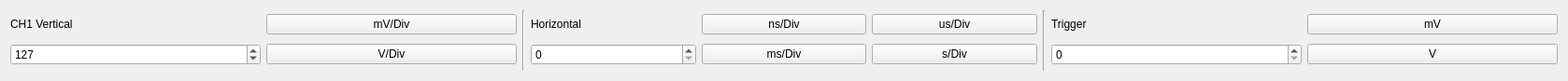
       <widget class="QWidget" name="scrollAreaWidgetContents_3">
        <property name="geometry">
         <rect>
          <x>0</x>
          <y>0</y>
          <width>1678</width>
          <height>87</height>
         </rect>
        </property>
        <layout class="QHBoxLayout" name="horizontalLayout_6">
         <item>
          <layout class="QGridLayout" name="gridLayout_2">
           <item row="1" column="0">
            <widget class="QSpinBox" name="spinBox_ch1_vertical">
             <property name="minimum">
              <number>0</number>
             </property>
             <property name="maximum">
              <number>511</number>
             </property>
             <property name="value">
              <number>127</number>
             </property>
            </widget>
           </item>
           <item row="0" column="0">
            <widget class="QLabel" name="label_13">
             <property name="text">
              <string>CH1 Vertical</string>
             </property>
            </widget>
           </item>
           <item row="0" column="1">
            <widget class="QPushButton" name="pushButton_7">
             <property name="text">
              <string>mV/Div</string>
             </property>
            </widget>
           </item>
           <item row="1" column="1">
            <widget class="QPushButton" name="pushButton_10">
             <property name="text">
              <string>V/Div</string>
             </property>
            </widget>
           </item>
          </layout>
         </item>
         <item>
          <widget class="Line" name="line_10">
           <property name="orientation">
            <enum>Qt::Vertical</enum>
           </property>
          </widget>
         </item>
         <item>
          <layout class="QGridLayout" name="gridLayout_5">
           <item row="0" column="1">
            <widget class="QPushButton" name="pushButton_15">
             <property name="text">
              <string>ns/Div</string>
             </property>
            </widget>
           </item>
           <item row="0" column="0">
            <widget class="QLabel" name="label_15">
             <property name="text">
              <string>Horizontal</string>
             </property>
            </widget>
           </item>
           <item row="1" column="0">
            <widget class="QSpinBox" name="spinBox_5"/>
           </item>
           <item row="0" column="2">
            <widget class="QPushButton" name="pushButton_14">
             <property name="text">
              <string>us/Div</string>
             </property>
            </widget>
           </item>
           <item row="1" column="1">
            <widget class="QPushButton" name="pushButton_9">
             <property name="text">
              <string>ms/Div</string>
             </property>
            </widget>
           </item>
           <item row="1" column="2">
            <widget class="QPushButton" name="pushButton_16">
             <property name="text">
              <string>s/Div</string>
             </property>
            </widget>
           </item>
          </layout>
         </item>
         <item>
          <widget class="Line" name="line_9">
           <property name="orientation">
            <enum>Qt::Vertical</enum>
           </property>
          </widget>
         </item>
         <item>
          <layout class="QGridLayout" name="gridLayout_3">
           <item row="1" column="0">
            <widget class="QSpinBox" name="spinBox_4"/>
           </item>
           <item row="0" column="0">
            <widget class="QLabel" name="label_14">
             <property name="text">
              <string>Trigger</string>
             </property>
            </widget>
           </item>
           <item row="1" column="1">
            <widget class="QPushButton" name="pushButton_8">
             <property name="text">
              <string>V</string>
             </property>
            </widget>
           </item>
           <item row="0" column="1">
            <widget class="QPushButton" name="pushButton_11">
             <property name="text">
              <string>mV</string>
             </property>
            </widget>
           </item>
          </layout>
         </item>
        </layout>
       </widget>
